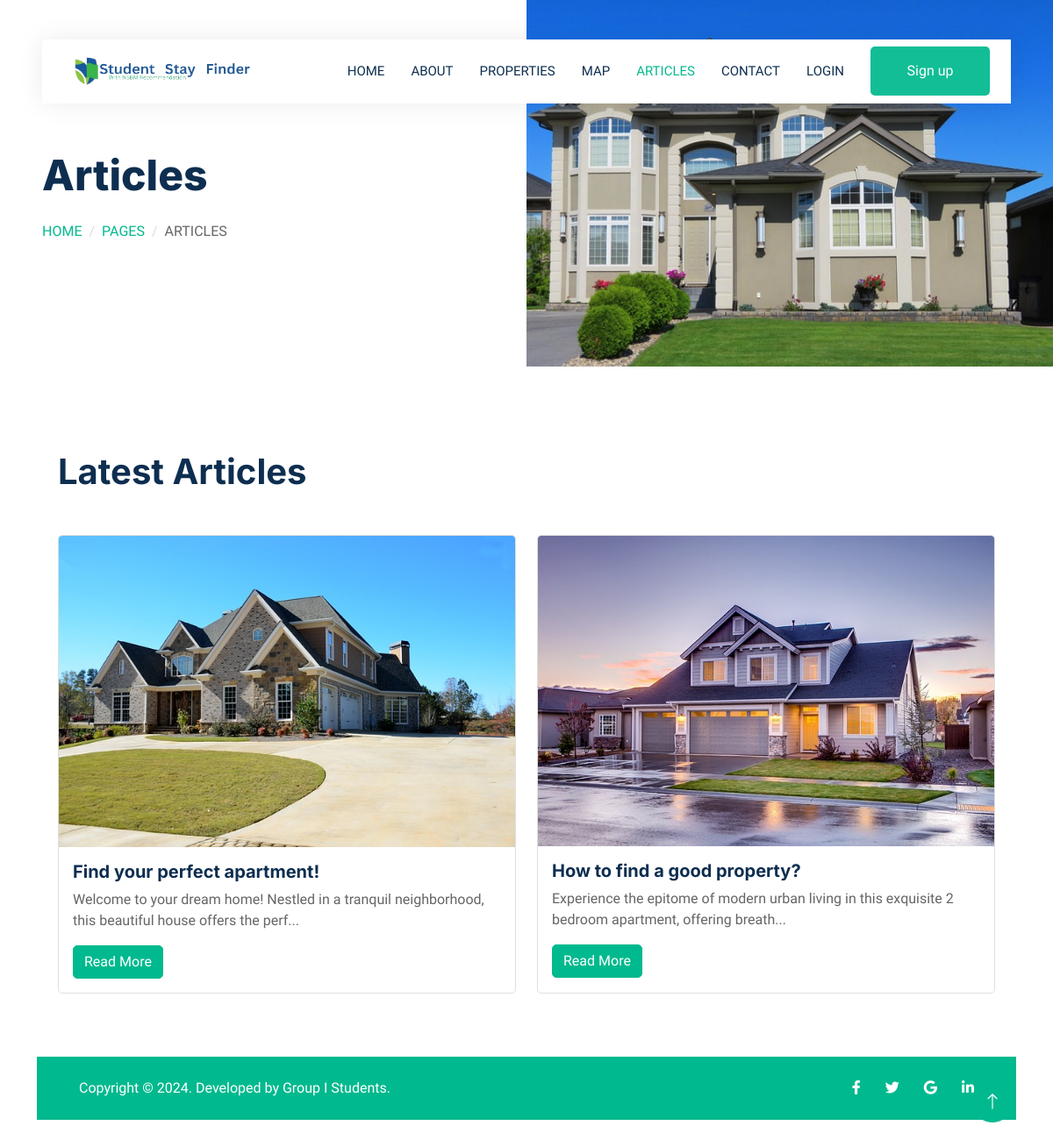
The app's page /articles.php with its own data.
### tables this page shows
CREATE TABLE IF NOT EXISTS `articles` (
  `id` int NOT NULL AUTO_INCREMENT,
  `name` varchar(255) NOT NULL,
  `content` text NOT NULL,
  `image` varchar(255) NOT NULL,
  `date` datetime NOT NULL DEFAULT CURRENT_TIMESTAMP,
  PRIMARY KEY (`id`)
);

### articles.php (the view, shortened to what this page needs)
<?php
include('includes/config/dbconn.php');
?>
<!DOCTYPE html>
<html lang="en">
<head>
    <link href="https://cdnjs.cloudflare.com/ajax/libs/font-awesome/5.10.0/css/all.min.css" rel="stylesheet">
    <link href="https://cdn.jsdelivr.net/npm/bootstrap-icons@1.4.1/font/bootstrap-icons.css" rel="stylesheet">
    <link href="lib/animate/animate.min.css" rel="stylesheet">
    <link href="lib/owlcarousel/assets/owl.carousel.min.css" rel="stylesheet">
    <link href="css/bootstrap.min.css" rel="stylesheet">
    <link href="css/style.css" rel="stylesheet">
</head>
<body>
    <div class="container-xxl bg-white p-0">
        <?php include('includes/header.php'); ?>
        <div class="container-fluid header bg-white p-0">
            <div class="row g-0 align-items-center flex-column-reverse flex-md-row">
                <div class="col-md-6 p-5 mt-lg-5">
                    <h1 class="display-5 animated fadeIn mb-4">Articles</h1>
                    <nav aria-label="breadcrumb animated fadeIn">
                        <ol class="breadcrumb text-uppercase">
                            <li class="breadcrumb-item"><a href="#">Home</a></li>
                            <li class="breadcrumb-item"><a href="#">Pages</a></li>
                            <li class="breadcrumb-item text-body active" aria-current="page">Articles</li>
                        </ol>
                    </nav>
                </div>
                <div class="col-md-6 animated fadeIn">
                    <img class="img-fluid" src="img/header.jpg" alt="">
                </div>
            </div>
        </div>
        <div class="container-xxl py-5">
            <div class="container">
            <div class="container-xxl py-5">
            <div class="container">
                <div class="row g-0 gx-5 align-items-end">
                    <div class="col-lg-6">
                        <div class="text-start mx-auto mb-5 wow slideInLeft" data-wow-delay="0.1s">
                            <h1 class="mb-3">Latest Articles</h1>
                        </div>
                    </div>
                </div>
                <div class="tab-content">
                    <div id="tab-1" class="tab-pane fade show p-0 active">
                        <div class="row g-4">
                            <?php
                                    $sql = "SELECT * from articles";
                                    $query = $dbh -> prepare($sql);
                                    $query->execute();
                                    $results=$query->fetchAll(PDO::FETCH_OBJ);
                                    $cnt=1;
                                    if($query->rowCount() > 0)
                                    {
                                    foreach($results as $result)
                                    {?>
                                        <div class="col-lg-6 mb-4">
                                            <div class="card h-100">
                                                <img src="admin/includes/uploads/<?php echo htmlentities($result->image);?>" class="card-img-top" alt="Article Image">
                                                <div class="card-body">
                                                    <h5 class="card-title"><?php echo $result->name; ?></h5>
                                                    <p class="card-text"><?php echo substr($result->content, 0, 100); ?>...</p>
                                                    <a href="#" class="btn btn-primary" data-bs-toggle="modal" data-bs-target="#articleModal<?php echo $cnt; ?>">Read More</a>
                                                </div>
                                            </div>
                                        </div>
                                        <?php $cnt++; ?>
                                            <?php }
                                    }?>
                        </div>
                    </div>
                </div>
            </div>
        </div>
                <div
                    class="d-flex flex-column flex-md-row text-center text-md-start justify-content-between py-4 px-4 px-xl-5 bg-primary">
                    <div class="text-white mb-3 mb-md-0">
                        Copyright © 2024. Developed by Group I Students.
                    </div>
                    <div>
                        <a href="#!" class="text-white me-4">
                            <i class="fab fa-facebook-f"></i>
                        </a>
                        <a href="#!" class="text-white me-4">
                            <i class="fab fa-twitter"></i>
                        </a>
                        <a href="#!" class="text-white me-4">
                            <i class="fab fa-google"></i>
                        </a>
                        <a href="#!" class="text-white">
                            <i class="fab fa-linkedin-in"></i>
                        </a>
                    </div>
                </div>
                <a href="#" class="btn btn-lg btn-primary btn-lg-square back-to-top"><i class="bi bi-arrow-up"></i></a>
            </div>
</body>
</html>

### css/style.css (style rules this page uses)
:root { --primary: #00B98E; --secondary: #FF6922; --light: #EFFDF5; --dark: #0E2E50 }
.back-to-top { position: fixed; display: none; right: 45px; bottom: 45px; z-index: 99 }
.btn, .cat-item div *, .property-item img { transition: .5s }
.btn.btn-primary, .btn.btn-secondary, .nav-pills .nav-item .btn.active, .nav-pills .nav-item .btn:hover { color: #fff }
.btn-lg-square { width: 48px; height: 48px }
.btn-lg-square, .btn-sm-square, .btn-square { padding: 0; display: flex; align-items: center; justify-content: center; font-weight: 400; border-radius: 50px }
@media (min-width:992px) { .header { margin-top: -120px } }
.breadcrumb-item+.breadcrumb-item::before { color: #ddd }

### records on screen
articles: image (picture), name "Find your perfect apartment!", content "Welcome to your dream home! Nestled in a tranquil neighborhood, this beautiful house offers the perf"
articles: image (picture), name "How to find a good property?", content "Experience the epitome of modern urban living in this exquisite 2 bedroom apartment, offering breath"
